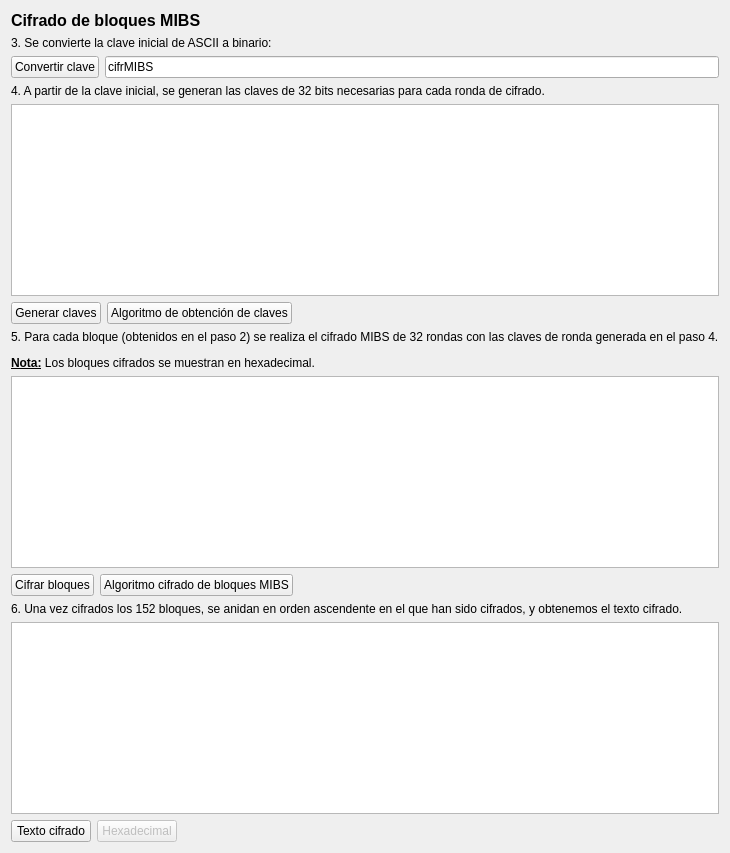
              <widget class="QWidget" name="tab_10">
               <attribute name="title">
                <string>MIBS didáctico (2)</string>
               </attribute>
               <layout class="QFormLayout" name="formLayout_11">
                <item row="0" column="0">
                 <widget class="QLabel" name="label_19">
                  <property name="text">
                   <string>&lt;html&gt;&lt;head/&gt;&lt;body&gt;&lt;p&gt;&lt;span style=&quot; font-size:12pt; font-weight:600;&quot;&gt;Cifrado de bloques MIBS&lt;/span&gt;&lt;/p&gt;&lt;/body&gt;&lt;/html&gt;</string>
                  </property>
                 </widget>
                </item>
                <item row="1" column="0" colspan="2">
                 <layout class="QVBoxLayout" name="verticalLayout_11">
                  <item>
                   <widget class="QLabel" name="label_18">
                    <property name="text">
                     <string>3. Se convierte la clave inicial de ASCII a binario: </string>
                    </property>
                   </widget>
                  </item>
                  <item>
                   <layout class="QHBoxLayout" name="horizontalLayout_14">
                    <item>
                     <widget class="QPushButton" name="botonconvertirclave">
                      <property name="enabled">
                       <bool>true</bool>
                      </property>
                      <property name="text">
                       <string>Convertir clave</string>
                      </property>
                     </widget>
                    </item>
                    <item>
                     <widget class="QLineEdit" name="textoclavebin">
                      <property name="cursor">
                       <cursorShape>ArrowCursor</cursorShape>
                      </property>
                      <property name="styleSheet">
                       <string notr="true">font: italic 11pt &quot;Ubuntu&quot;;</string>
                      </property>
                      <property name="text">
                       <string>cifrMIBS</string>
                      </property>
                      <property name="readOnly">
                       <bool>true</bool>
                      </property>
                     </widget>
                    </item>
                   </layout>
                  </item>
                 </layout>
                </item>
                <item row="2" column="0" colspan="2">
                 <layout class="QFormLayout" name="formLayout_8">
                  <property name="fieldGrowthPolicy">
                   <enum>QFormLayout::AllNonFixedFieldsGrow</enum>
                  </property>
                  <item row="3" column="0" colspan="2">
                   <widget class="QTextEdit" name="textosubclaves">
                    <property name="readOnly">
                     <bool>true</bool>
                    </property>
                    <property name="html">
                     <string>&lt;!DOCTYPE HTML PUBLIC &quot;-//W3C//DTD HTML 4.0//EN&quot; &quot;http://www.w3.org/TR/REC-html40/strict.dtd&quot;&gt;
&lt;html&gt;&lt;head&gt;&lt;meta name=&quot;qrichtext&quot; content=&quot;1&quot; /&gt;&lt;style type=&quot;text/css&quot;&gt;
p, li { white-space: pre-wrap; }
&lt;/style&gt;&lt;/head&gt;&lt;body style=&quot; font-family:'Ubuntu'; font-size:11pt; font-weight:400; font-style:normal;&quot;&gt;
&lt;p style=&quot;-qt-paragraph-type:empty; margin-top:0px; margin-bottom:0px; margin-left:0px; margin-right:0px; -qt-block-indent:0; text-indent:0px;&quot;&gt;&lt;br /&gt;&lt;/p&gt;&lt;/body&gt;&lt;/html&gt;</string>
                    </property>
                   </widget>
                  </item>
                  <item row="4" column="0">
                   <layout class="QHBoxLayout" name="horizontalLayout_16">
                    <property name="leftMargin">
                     <number>0</number>
                    </property>
                    <item>
                     <widget class="QPushButton" name="botonsubclaves">
                      <property name="enabled">
                       <bool>true</bool>
                      </property>
                      <property name="styleSheet">
                       <string notr="true"/>
                      </property>
                      <property name="text">
                       <string>Generar claves</string>
                      </property>
                      <property name="iconSize">
                       <size>
                        <width>16</width>
                        <height>16</height>
                       </size>
                      </property>
                      <property name="checkable">
                       <bool>false</bool>
                      </property>
                     </widget>
                    </item>
                    <item>
                     <widget class="QPushButton" name="botonalgoritmoclaves">
                      <property name="enabled">
                       <bool>true</bool>
                      </property>
                      <property name="text">
                       <string>Algoritmo de obtención de claves</string>
                      </property>
                     </widget>
                    </item>
                   </layout>
                  </item>
                  <item row="2" column="0">
                   <widget class="QLabel" name="label_21">
                    <property name="text">
                     <string>&lt;html&gt;&lt;head/&gt;&lt;body&gt;&lt;p&gt;4. A partir de la clave inicial, se generan las claves de 32 bits necesarias para cada ronda de cifrado.&lt;/p&gt;&lt;/body&gt;&lt;/html&gt;</string>
                    </property>
                   </widget>
                  </item>
                 </layout>
                </item>
                <item row="3" column="0" colspan="2">
                 <layout class="QFormLayout" name="formLayout_9">
                  <property name="fieldGrowthPolicy">
                   <enum>QFormLayout::AllNonFixedFieldsGrow</enum>
                  </property>
                  <item row="1" column="0" colspan="2">
                   <widget class="QTextEdit" name="textobloquescifrados">
                    <property name="readOnly">
                     <bool>true</bool>
                    </property>
                    <property name="html">
                     <string>&lt;!DOCTYPE HTML PUBLIC &quot;-//W3C//DTD HTML 4.0//EN&quot; &quot;http://www.w3.org/TR/REC-html40/strict.dtd&quot;&gt;
&lt;html&gt;&lt;head&gt;&lt;meta name=&quot;qrichtext&quot; content=&quot;1&quot; /&gt;&lt;style type=&quot;text/css&quot;&gt;
p, li { white-space: pre-wrap; }
&lt;/style&gt;&lt;/head&gt;&lt;body style=&quot; font-family:'Ubuntu'; font-size:11pt; font-weight:400; font-style:normal;&quot;&gt;
&lt;p style=&quot;-qt-paragraph-type:empty; margin-top:0px; margin-bottom:0px; margin-left:0px; margin-right:0px; -qt-block-indent:0; text-indent:0px;&quot;&gt;&lt;br /&gt;&lt;/p&gt;&lt;/body&gt;&lt;/html&gt;</string>
                    </property>
                   </widget>
                  </item>
                  <item row="2" column="0">
                   <layout class="QHBoxLayout" name="horizontalLayout_17">
                    <property name="leftMargin">
                     <number>0</number>
                    </property>
                    <item>
                     <widget class="QPushButton" name="botoncifrarbloques">
                      <property name="enabled">
                       <bool>true</bool>
                      </property>
                      <property name="styleSheet">
                       <string notr="true"/>
                      </property>
                      <property name="text">
                       <string>Cifrar bloques</string>
                      </property>
                      <property name="iconSize">
                       <size>
                        <width>16</width>
                        <height>16</height>
                       </size>
                      </property>
                      <property name="checkable">
                       <bool>false</bool>
                      </property>
                     </widget>
                    </item>
                    <item>
                     <widget class="QPushButton" name="botonverprocesocifrado">
                      <property name="enabled">
                       <bool>true</bool>
                      </property>
                      <property name="text">
                       <string>Algoritmo cifrado de bloques MIBS</string>
                      </property>
                     </widget>
                    </item>
                   </layout>
                  </item>
                  <item row="0" column="0" colspan="2">
                   <widget class="QLabel" name="label_22">
                    <property name="text">
                     <string>&lt;html&gt;&lt;head/&gt;&lt;body&gt;&lt;p&gt;5. Para cada bloque (obtenidos en el paso 2) se realiza el cifrado MIBS de 32 rondas con las claves de ronda generada en el paso 4.&lt;/p&gt;&lt;p&gt;&lt;span style=&quot; font-weight:600; text-decoration: underline;&quot;&gt;Nota:&lt;/span&gt; Los bloques cifrados se muestran en hexadecimal.&lt;/p&gt;&lt;/body&gt;&lt;/html&gt;</string>
                    </property>
                   </widget>
                  </item>
                 </layout>
                </item>
                <item row="4" column="0" colspan="2">
                 <layout class="QFormLayout" name="formLayout_10">
                  <property name="fieldGrowthPolicy">
                   <enum>QFormLayout::AllNonFixedFieldsGrow</enum>
                  </property>
                  <item row="0" column="0">
                   <widget class="QLabel" name="label_23">
                    <property name="text">
                     <string>&lt;html&gt;&lt;head/&gt;&lt;body&gt;&lt;p&gt;6. Una vez cifrados los 152 bloques, se anidan en orden ascendente en el que han sido cifrados, y obtenemos el texto cifrado.&lt;/p&gt;&lt;/body&gt;&lt;/html&gt;</string>
                    </property>
                   </widget>
                  </item>
                  <item row="1" column="0" colspan="2">
                   <widget class="QTextEdit" name="textofinalcifrado">
                    <property name="readOnly">
                     <bool>true</bool>
                    </property>
                    <property name="html">
                     <string>&lt;!DOCTYPE HTML PUBLIC &quot;-//W3C//DTD HTML 4.0//EN&quot; &quot;http://www.w3.org/TR/REC-html40/strict.dtd&quot;&gt;
&lt;html&gt;&lt;head&gt;&lt;meta name=&quot;qrichtext&quot; content=&quot;1&quot; /&gt;&lt;style type=&quot;text/css&quot;&gt;
p, li { white-space: pre-wrap; }
&lt;/style&gt;&lt;/head&gt;&lt;body style=&quot; font-family:'Ubuntu'; font-size:11pt; font-weight:400; font-style:normal;&quot;&gt;
&lt;p style=&quot;-qt-paragraph-type:empty; margin-top:0px; margin-bottom:0px; margin-left:0px; margin-right:0px; -qt-block-indent:0; text-indent:0px;&quot;&gt;&lt;br /&gt;&lt;/p&gt;&lt;/body&gt;&lt;/html&gt;</string>
                    </property>
                   </widget>
                  </item>
                  <item row="2" column="0">
                   <layout class="QHBoxLayout" name="horizontalLayout_18">
                    <property name="leftMargin">
                     <number>0</number>
                    </property>
                    <item>
                     <widget class="QPushButton" name="botontextocifrado">
                      <property name="enabled">
                       <bool>true</bool>
                      </property>
                      <property name="styleSheet">
                       <string notr="true"/>
                      </property>
                      <property name="text">
                       <string>Texto cifrado</string>
                      </property>
                      <property name="iconSize">
                       <size>
                        <width>16</width>
                        <height>16</height>
                       </size>
                      </property>
                      <property name="checkable">
                       <bool>false</bool>
                      </property>
                     </widget>
                    </item>
                    <item>
                     <widget class="QPushButton" name="hexadecimal">
                      <property name="enabled">
                       <bool>false</bool>
                      </property>
                      <property name="text">
                       <string>Hexadecimal</string>
                      </property>
                     </widget>
                    </item>
                   </layout>
                  </item>
                 </layout>
                </item>
               </layout>
              </widget>
